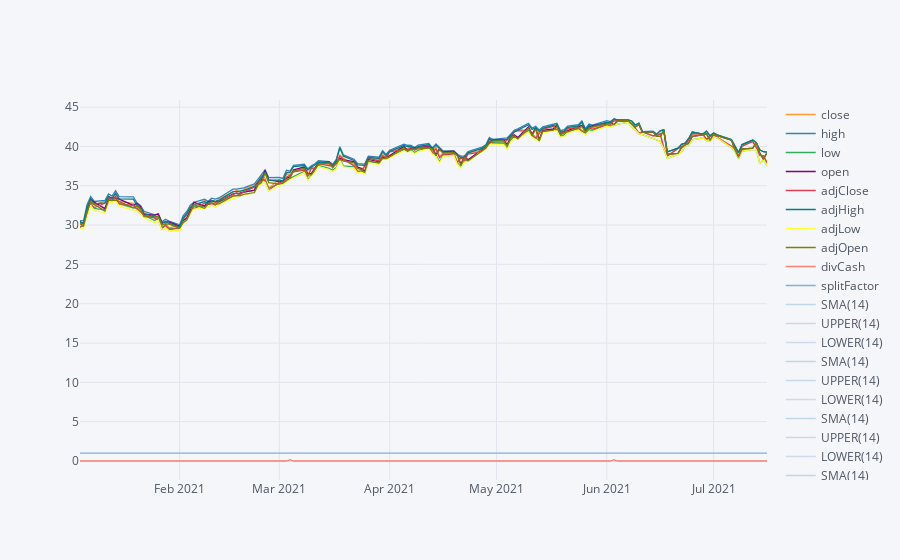

Notebook source saved alongside this figure:
### Code cell
banks['BAC'].drop(['adjVolume','volume'],axis=1).ta_plot(study='boll')

### Figure 1 — Plotly figure (JSON) as saved in the notebook; plotly's stock layout.template omitted (floating-point values rounded to 4 significant figures; data arrays with more than 128 entries replaced by an {"elided": "..."} marker saying what was removed)
{"data": [{"line": {"color": "rgba(255, 153, 51, 1.0)", "dash": "solid", "shape": "linear", "width": 1.3}, "mode": "lines", "name": "close", "text": "", "type": "scatter", "x": {"elided": "135 str values"}, "y": {"elided": "135 float values"}}, {"line": {"color": "rgba(55, 128, 191, 1.0)", "dash": "solid", "shape": "linear", "width": 1.3}, "mode": "lines", "name": "high", "text": "", "type": "scatter", "x": {"elided": "135 str values"}, "y": {"elided": "135 float values"}}, {"line": {"color": "rgba(50, 171, 96, 1.0)", "dash": "solid", "shape": "linear", "width": 1.3}, "mode": "lines", "name": "low", "text": "", "type": "scatter", "x": {"elided": "135 str values"}, "y": {"elided": "135 float values"}}, {"line": {"color": "rgba(128, 0, 128, 1.0)", "dash": "solid", "shape": "linear", "width": 1.3}, "mode": "lines", "name": "open", "text": "", "type": "scatter", "x": {"elided": "135 str values"}, "y": {"elided": "135 float values"}}, {"line": {"color": "rgba(219, 64, 82, 1.0)", "dash": "solid", "shape": "linear", "width": 1.3}, "mode": "lines", "name": "adjClose", "text": "", "type": "scatter", "x": {"elided": "135 str values"}, "y": {"elided": "135 float values"}}, {"line": {"color": "rgba(0, 128, 128, 1.0)", "dash": "solid", "shape": "linear", "width": 1.3}, "mode": "lines", "name": "adjHigh", "text": "", "type": "scatter", "x": {"elided": "135 str values"}, "y": {"elided": "135 float values"}}, {"line": {"color": "rgba(255, 255, 51, 1.0)", "dash": "solid", "shape": "linear", "width": 1.3}, "mode": "lines", "name": "adjLow", "text": "", "type": "scatter", "x": {"elided": "135 str values"}, "y": {"elided": "135 float values"}}, {"line": {"color": "rgba(128, 128, 0, 1.0)", "dash": "solid", "shape": "linear", "width": 1.3}, "mode": "lines", "name": "adjOpen", "text": "", "type": "scatter", "x": {"elided": "135 str values"}, "y": {"elided": "135 float values"}}, {"line": {"color": "rgba(251, 128, 114, 1.0)", "dash": "solid", "shape": "linear", "width": 1.3}, "mode": "lines", "name": "divCash", "text": "", "type": "scatter", "x": {"elided": "135 str values"}, "y": {"elided": "135 float values"}}, {"line": {"color": "rgba(128, 177, 211, 1.0)", "dash": "solid", "shape": "linear", "width": 1.3}, "mode": "lines", "name": "splitFactor", "text": "", "type": "scatter", "x": {"elided": "135 str values"}, "y": {"elided": "135 int values"}}, {"line": {"color": "rgba(55, 128, 191, 0.27999999999999986)", "dash": "solid", "shape": "linear", "width": 1.3}, "mode": "lines", "name": "SMA(14)", "text": "", "type": "scatter", "x": {"elided": "135 str values"}, "y": {"elided": "135x10 mixed values"}}, {"line": {"color": "rgba(55, 128, 191, 0.25333333333333324)", "dash": "solid", "shape": "linear", "width": 1.3}, "mode": "lines", "name": "UPPER(14)", "text": "", "type": "scatter", "x": {"elided": "135 str values"}, "y": {"elided": "135x10 mixed values"}}, {"line": {"color": "rgba(55, 128, 191, 0.22666666666666663)", "dash": "solid", "shape": "linear", "width": 1.3}, "mode": "lines", "name": "LOWER(14)", "text": "", "type": "scatter", "x": {"elided": "135 str values"}, "y": {"elided": "135x10 mixed values"}}, {"line": {"color": "rgba(55, 128, 191, 0.27999999999999986)", "dash": "solid", "shape": "linear", "width": 1.3}, "mode": "lines", "name": "SMA(14)", "text": "", "type": "scatter", "x": {"elided": "135 str values"}, "y": {"elided": "135x10 mixed values"}}, {"line": {"color": "rgba(55, 128, 191, 0.25333333333333324)", "dash": "solid", "shape": "linear", "width": 1.3}, "mode": "lines", "name": "UPPER(14)", "text": "", "type": "scatter", "x": {"elided": "135 str values"}, "y": {"elided": "135x10 mixed values"}}, {"line": {"color": "rgba(55, 128, 191, 0.22666666666666663)", "dash": "solid", "shape": "linear", "width": 1.3}, "mode": "lines", "name": "LOWER(14)", "text": "", "type": "scatter", "x": {"elided": "135 str values"}, "y": {"elided": "135x10 mixed values"}}, {"line": {"color": "rgba(55, 128, 191, 0.27999999999999986)", "dash": "solid", "shape": "linear", "width": 1.3}, "mode": "lines", "name": "SMA(14)", "text": "", "type": "scatter", "x": {"elided": "135 str values"}, "y": {"elided": "135x10 mixed values"}}, {"line": {"color": "rgba(55, 128, 191, 0.25333333333333324)", "dash": "solid", "shape": "linear", "width": 1.3}, "mode": "lines", "name": "UPPER(14)", "text": "", "type": "scatter", "x": {"elided": "135 str values"}, "y": {"elided": "135x10 mixed values"}}, {"line": {"color": "rgba(55, 128, 191, 0.22666666666666663)", "dash": "solid", "shape": "linear", "width": 1.3}, "mode": "lines", "name": "LOWER(14)", "text": "", "type": "scatter", "x": {"elided": "135 str values"}, "y": {"elided": "135x10 mixed values"}}, {"line": {"color": "rgba(55, 128, 191, 0.27999999999999986)", "dash": "solid", "shape": "linear", "width": 1.3}, "mode": "lines", "name": "SMA(14)", "text": "", "type": "scatter", "x": {"elided": "135 str values"}, "y": {"elided": "135x10 mixed values"}}, {"line": {"color": "rgba(55, 128, 191, 0.25333333333333324)", "dash": "solid", "shape": "linear", "width": 1.3}, "mode": "lines", "name": "UPPER(14)", "text": "", "type": "scatter", "x": {"elided": "135 str values"}, "y": {"elided": "135x10 mixed values"}}, {"line": {"color": "rgba(55, 128, 191, 0.22666666666666663)", "dash": "solid", "shape": "linear", "width": 1.3}, "mode": "lines", "name": "LOWER(14)", "text": "", "type": "scatter", "x": {"elided": "135 str values"}, "y": {"elided": "135x10 mixed values"}}, {"line": {"color": "rgba(55, 128, 191, 0.27999999999999986)", "dash": "solid", "shape": "linear", "width": 1.3}, "mode": "lines", "name": "SMA(14)", "text": "", "type": "scatter", "x": {"elided": "135 str values"}, "y": {"elided": "135x10 mixed values"}}, {"line": {"color": "rgba(55, 128, 191, 0.25333333333333324)", "dash": "solid", "shape": "linear", "width": 1.3}, "mode": "lines", "name": "UPPER(14)", "text": "", "type": "scatter", "x": {"elided": "135 str values"}, "y": {"elided": "135x10 mixed values"}}, {"line": {"color": "rgba(55, 128, 191, 0.22666666666666663)", "dash": "solid", "shape": "linear", "width": 1.3}, "mode": "lines", "name": "LOWER(14)", "text": "", "type": "scatter", "x": {"elided": "135 str values"}, "y": {"elided": "135x10 mixed values"}}, {"line": {"color": "rgba(55, 128, 191, 0.27999999999999986)", "dash": "solid", "shape": "linear", "width": 1.3}, "mode": "lines", "name": "SMA(14)", "text": "", "type": "scatter", "x": {"elided": "135 str values"}, "y": {"elided": "135x10 mixed values"}}, {"line": {"color": "rgba(55, 128, 191, 0.25333333333333324)", "dash": "solid", "shape": "linear", "width": 1.3}, "mode": "lines", "name": "UPPER(14)", "text": "", "type": "scatter", "x": {"elided": "135 str values"}, "y": {"elided": "135x10 mixed values"}}, {"line": {"color": "rgba(55, 128, 191, 0.22666666666666663)", "dash": "solid", "shape": "linear", "width": 1.3}, "mode": "lines", "name": "LOWER(14)", "text": "", "type": "scatter", "x": {"elided": "135 str values"}, "y": {"elided": "135x10 mixed values"}}, {"line": {"color": "rgba(55, 128, 191, 0.27999999999999986)", "dash": "solid", "shape": "linear", "width": 1.3}, "mode": "lines", "name": "SMA(14)", "text": "", "type": "scatter", "x": {"elided": "135 str values"}, "y": {"elided": "135x10 mixed values"}}, {"line": {"color": "rgba(55, 128, 191, 0.25333333333333324)", "dash": "solid", "shape": "linear", "width": 1.3}, "mode": "lines", "name": "UPPER(14)", "text": "", "type": "scatter", "x": {"elided": "135 str values"}, "y": {"elided": "135x10 mixed values"}}, {"line": {"color": "rgba(55, 128, 191, 0.22666666666666663)", "dash": "solid", "shape": "linear", "width": 1.3}, "mode": "lines", "name": "LOWER(14)", "text": "", "type": "scatter", "x": {"elided": "135 str values"}, "y": {"elided": "135x10 mixed values"}}, {"line": {"color": "rgba(55, 128, 191, 0.27999999999999986)", "dash": "solid", "shape": "linear", "width": 1.3}, "mode": "lines", "name": "SMA(14)", "text": "", "type": "scatter", "x": {"elided": "135 str values"}, "y": {"elided": "135x10 mixed values"}}, {"line": {"color": "rgba(55, 128, 191, 0.25333333333333324)", "dash": "solid", "shape": "linear", "width": 1.3}, "mode": "lines", "name": "UPPER(14)", "text": "", "type": "scatter", "x": {"elided": "135 str values"}, "y": {"elided": "135x10 mixed values"}}, {"line": {"color": "rgba(55, 128, 191, 0.22666666666666663)", "dash": "solid", "shape": "linear", "width": 1.3}, "mode": "lines", "name": "LOWER(14)", "text": "", "type": "scatter", "x": {"elided": "135 str values"}, "y": {"elided": "135x10 mixed values"}}, {"line": {"color": "rgba(55, 128, 191, 0.27999999999999986)", "dash": "solid", "shape": "linear", "width": 1.3}, "mode": "lines", "name": "SMA(14)", "text": "", "type": "scatter", "x": {"elided": "135 str values"}, "y": {"elided": "135x10 mixed values"}}, {"line": {"color": "rgba(55, 128, 191, 0.25333333333333324)", "dash": "solid", "shape": "linear", "width": 1.3}, "mode": "lines", "name": "UPPER(14)", "text": "", "type": "scatter", "x": {"elided": "135 str values"}, "y": {"elided": "135x10 mixed values"}}, {"line": {"color": "rgba(55, 128, 191, 0.22666666666666663)", "dash": "solid", "shape": "linear", "width": 1.3}, "mode": "lines", "name": "LOWER(14)", "text": "", "type": "scatter", "x": {"elided": "135 str values"}, "y": {"elided": "135x10 mixed values"}}, {"line": {"color": "rgba(55, 128, 191, 0.27999999999999986)", "dash": "solid", "shape": "linear", "width": 1.3}, "mode": "lines", "name": "SMA(14)", "text": "", "type": "scatter", "x": {"elided": "135 str values"}, "y": {"elided": "135x10 mixed values"}}, {"line": {"color": "rgba(55, 128, 191, 0.25333333333333324)", "dash": "solid", "shape": "linear", "width": 1.3}, "mode": "lines", "name": "UPPER(14)", "text": "", "type": "scatter", "x": {"elided": "135 str values"}, "y": {"elided": "135x10 mixed values"}}, {"line": {"color": "rgba(55, 128, 191, 0.22666666666666663)", "dash": "solid", "shape": "linear", "width": 1.3}, "mode": "lines", "name": "LOWER(14)", "text": "", "type": "scatter", "x": {"elided": "135 str values"}, "y": {"elided": "135x10 mixed values"}}], "layout": {"legend": {"bgcolor": "#F5F6F9", "font": {"color": "#4D5663"}}, "paper_bgcolor": "#F5F6F9", "plot_bgcolor": "#F5F6F9", "title": {"font": {"color": "#4D5663"}}, "xaxis": {"gridcolor": "#E1E5ED", "showgrid": true, "tickfont": {"color": "#4D5663"}, "title": {"font": {"color": "#4D5663"}, "text": ""}, "zerolinecolor": "#E1E5ED"}, "yaxis": {"gridcolor": "#E1E5ED", "showgrid": true, "tickfont": {"color": "#4D5663"}, "title": {"font": {"color": "#4D5663"}, "text": ""}, "zerolinecolor": "#E1E5ED"}}}
